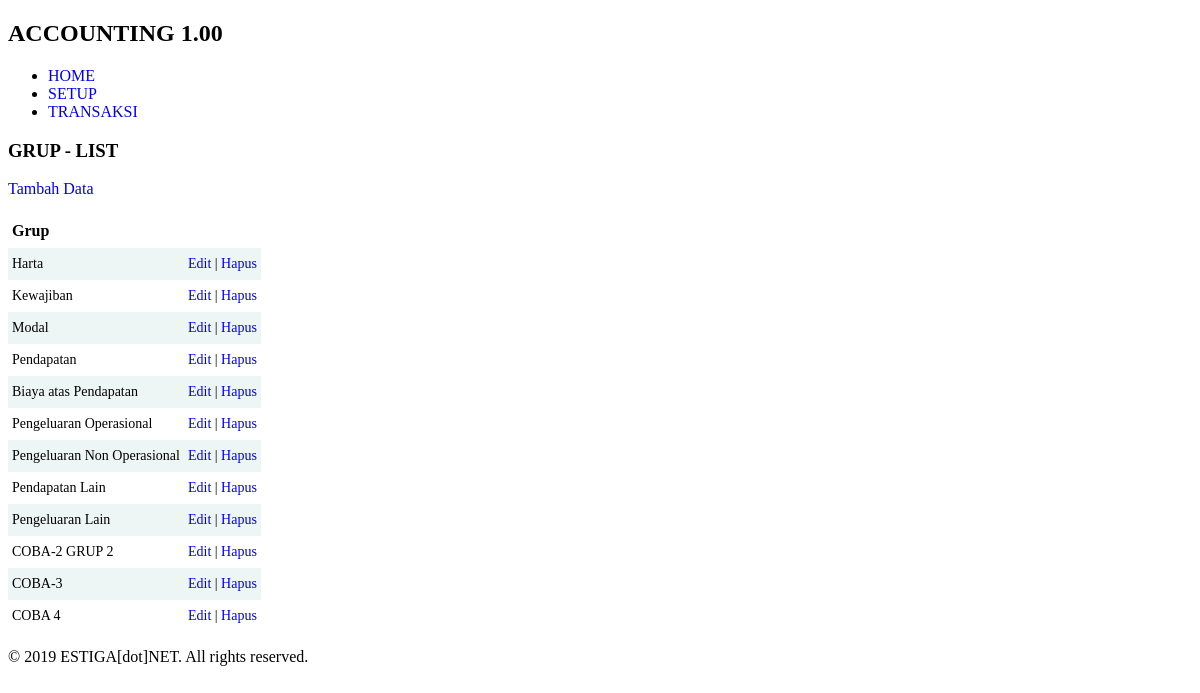
/index.php/t001_grup, run on the app's committed database.
### tables this page shows
CREATE TABLE `t001_grup` (
  `id` int(11) NOT NULL,
  `name` varchar(50) DEFAULT NULL
);

### application/controllers/t001_grup.php (called while the page is built, shortened)
<?php
class t001_grup extends CI_Controller {
	public function __construct() {
		$this->load->model('t001_grupm');
	}
	public function index() {
		$data['rs'] = $this->t001_grupm->ambil_data_semua();
		$this->load->view('layout/header');
		$this->load->view('t001_grupl', $data);
		$this->load->view('layout/footer');
	}
}

### index.php (called while the page is built, shortened)
<?php
require_once BASEPATH.'core/CodeIgniter.php';

### application/models/t001_grupm.php (called while the page is built, shortened)
<?php
class t001_grupm extends CI_Model {
	private $_table = 't001_grup';
	public function ambil_data_semua() {
		return $this->db->get($this->_table)->result();
	}
}

### application/views/t001_grupl.php (the view)
<h3>GRUP - LIST</h3>
<p><a href="<?php echo site_url('t001_grup/tambah'); ?>">Tambah Data</a></p>
<table class="paleBlueRows">
	<tr>
		<th>Grup</th>
		<th>&nbsp;</th>
	</tr>
	<?php foreach($rs as $r): ?>
	<tr>
		<td><?php echo $r->name; ?></td>
		<td><a href="<?php echo site_url('t001_grup/edit/'.$r->id); ?>">Edit</a> | <a href="<?php echo site_url('t001_grup/hapus/'.$r->id); ?>">Hapus</a></td>
	</tr>
	<?php endforeach; ?>
</table>

### css/accounting.css (style rules this page uses)
table.paleBlueRows { font-family: calibri; border: 0px solid #FFFFFF; text-align: left; border-collapse: collapse; }
table.paleBlueRows td, table.paleBlueRows th { border: 0px solid #FFFFFF; padding: 8px 4px; }
table.paleBlueRows tbody td { font-size: 14px; }
table.paleBlueRows tr:nth-child(even) { background: #EEF5F5; }

### application/views/layout/header.php (style rules this page uses)
body, select, input { font-family: calibri; }
a { text-decoration: none; }

### data on the page
t001_grup: name "Harta"
t001_grup: name "Kewajiban"
t001_grup: name "Modal"
t001_grup: name "Pendapatan"
t001_grup: name "Biaya atas Pendapatan"
t001_grup: name "Pengeluaran Operasional"
t001_grup: name "Pengeluaran Non Operasional"
t001_grup: name "Pendapatan Lain"
t001_grup: name "Pengeluaran Lain"
t001_grup: name "COBA-2 GRUP 2"
t001_grup: name "COBA-3"
t001_grup: name "COBA 4"
